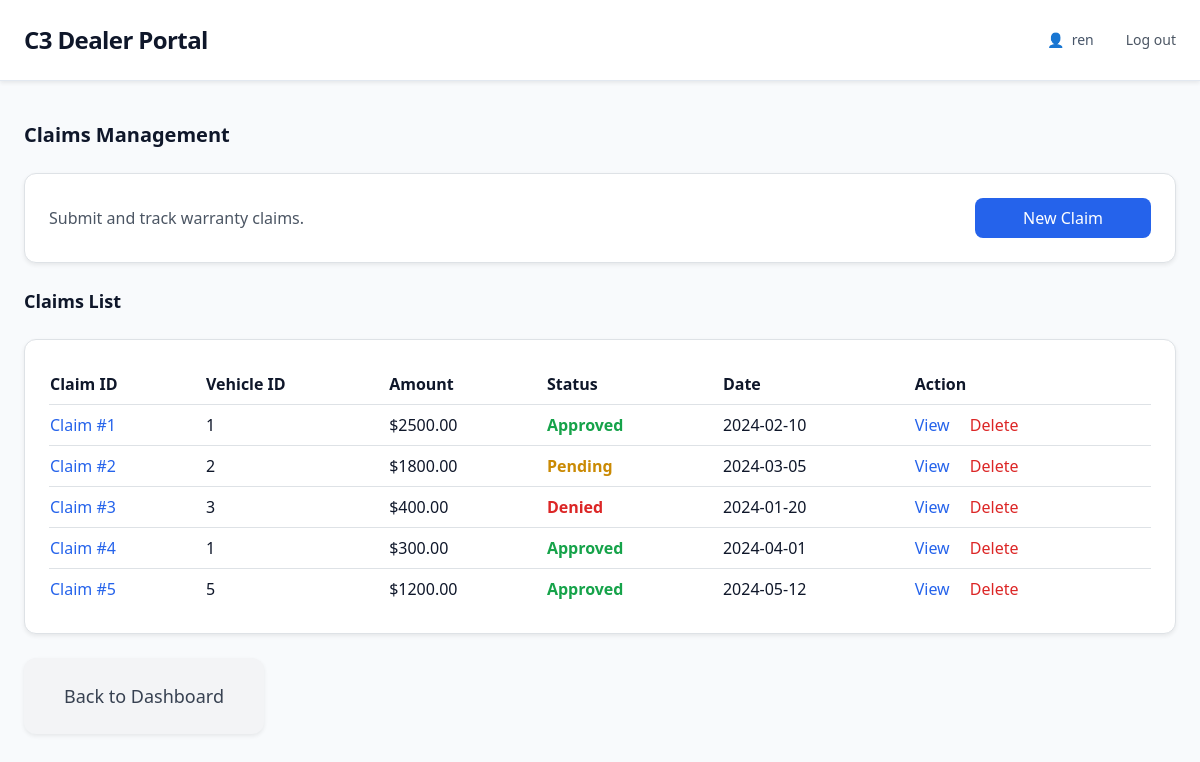
Before: /claims/ (signed in) with the older database file.
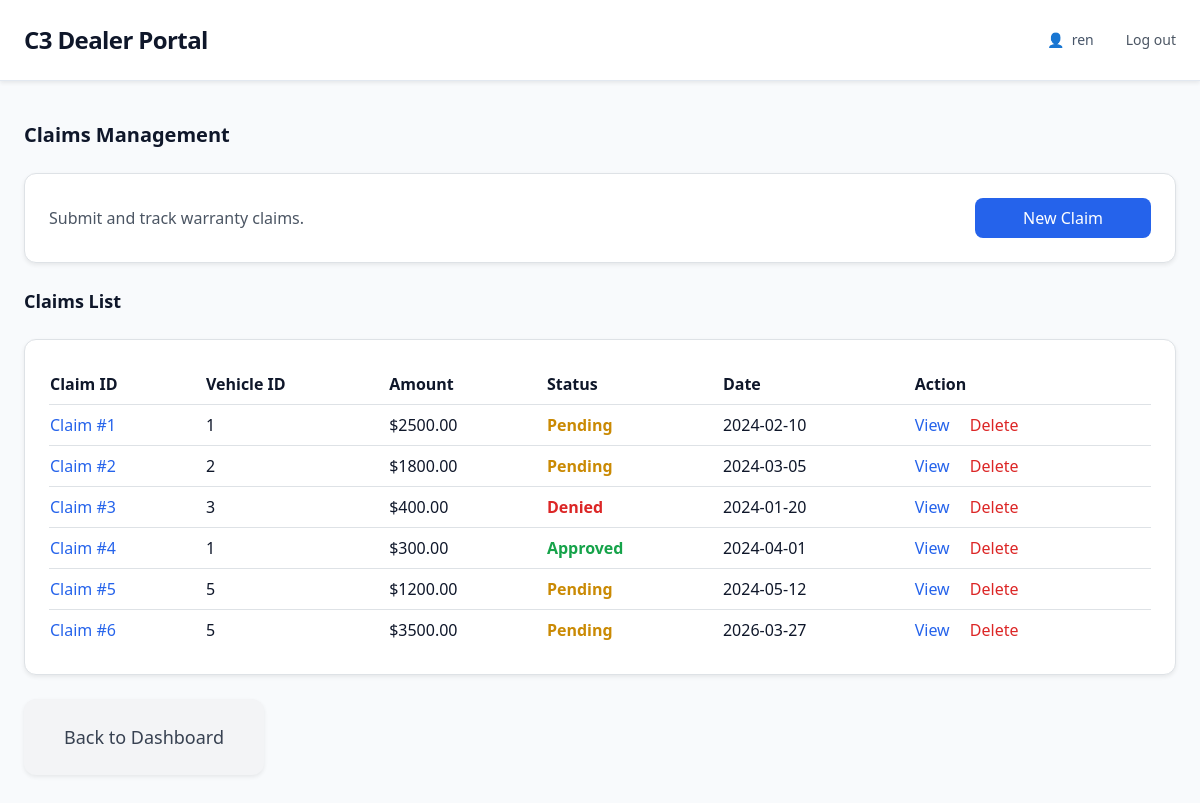
After: the same page with the newer database file.
### learning_logs/models.py (models this page shows, shortened)
class ClaimRecord(models.Model):
    claimid = models.IntegerField(db_column='claimID', primary_key=True)
    vehicleid = models.IntegerField(db_column='vehicleID', blank=True, null=True)
    claimstatus = models.TextField(db_column='claimStatus', blank=True, null=True)
    description = models.TextField(blank=True, null=True)
    claimamount = models.FloatField(db_column='claimAmount', blank=True, null=True)
    claimdate = models.TextField(db_column='claimDate', blank=True, null=True)
    class Meta:
        managed = False
        db_table = 'Claim'

### learning_logs/views.py (the view)
# urls.py: path("claims/", views.claims, name="claims"),
@login_required
def claims(request):
    claims = ClaimRecord.objects.all().order_by('claimid')
    return render(request, 'learning_logs/claims.html', {
        'claims': claims
    })

### learning_logs/templates/learning_logs/claims.html (shortened to what this page needs)
{% extends "learning_logs/base.html" %}
{% block content %}
<h2 class="text-xl font-semibold mb-6">Claims Management</h2>
<div class="bg-white border rounded-xl p-6 shadow-sm mb-6 flex items-center justify-between">
    <p class="text-gray-600">
        Submit and track warranty claims.
    </p>
    <a href="{% url 'learning_logs:new_claim' %}"
       class="inline-block bg-blue-600 text-white px-5 py-2 rounded-lg hover:bg-blue-700 transition">
        New Claim
    </a>
</div>
<h3 class="text-lg font-semibold mb-4">Claims List</h3>
<div class="bg-white border rounded-xl p-4 shadow-sm">
    <table class="w-full">
        <thead>
            <tr>
                <th class="text-left py-2">Claim ID</th>
                <th class="text-left py-2">Vehicle ID</th>
                <th class="text-left py-2">Amount</th>
                <th class="text-left py-2">Status</th>
                <th class="text-left py-2">Date</th>
                <th class="text-left py-2">Action</th>
            </tr>
        </thead>
        <tbody>
            {% for claim in claims %}
            <tr class="border-t">
                <td class="py-2">
                    <a href="{% url 'learning_logs:claim_detail' claim.claimid %}" class="text-blue-600 hover:underline">
                        Claim #{{ claim.claimid }}
                    </a>
                </td>
                <td class="py-2">{{ claim.vehicleid }}</td>
                <td class="py-2">${{ claim.claimamount|floatformat:2 }}</td>
                <td class="py-2">
                    <span class="
                        {% if claim.claimstatus == 'Approved' %}text-green-600
                        {% elif claim.claimstatus == 'Denied' %}text-red-600
                        {% elif claim.claimstatus == 'Pending' %}text-yellow-600
                        {% else %}text-gray-600{% endif %}
                        font-semibold
                    ">
                        {{ claim.claimstatus }}
                    </span>
                </td>
                <td class="py-2">{{ claim.claimdate }}</td>
                <td class="py-2 space-x-4">
                    <a href="{% url 'learning_logs:claim_detail' claim.claimid %}"
                       class="text-blue-600 hover:underline">
                       View
                    </a>
                    <form action="{% url 'learning_logs:delete_claim' claim.claimid %}"
                        method="post"
                        class="inline">
                        <button type="submit"
                                class="text-red-600 hover:underline"
                                onclick="return confirm('Delete this claim?');">
                            Delete
                        </button>
                    </form>
                </td>
            </tr>
            {% empty %}
            <tr>
                <td colspan="6" class="text-center py-4 text-gray-500">
                    No claims found.
                </td>
            </tr>
            {% endfor %}
        </tbody>
    </table>
</div>
<div class="flex justify-start mt-6">
    <a href="{% url 'learning_logs:index' %}"
       class="bg-gray-100 text-gray-700 px-10 py-4 rounded-xl text-lg shadow-sm hover:bg-gray-200 transition">
        Back to Dashboard
    </a>
</div>
{% endblock %}

Changed rows visible on the page:
changed ClaimRecord id 1: claimStatus "Approved" → "Pending" (drawn); claimstatus "Approved" → "Pending"
changed ClaimRecord id 5: claimStatus "Approved" → "Pending" (drawn); claimstatus "Approved" → "Pending"
added ClaimRecord: claimid "6", vehicleid "5", claimamount "3500.00", claimstatus "Pending", claimdate "2026-03-27"
